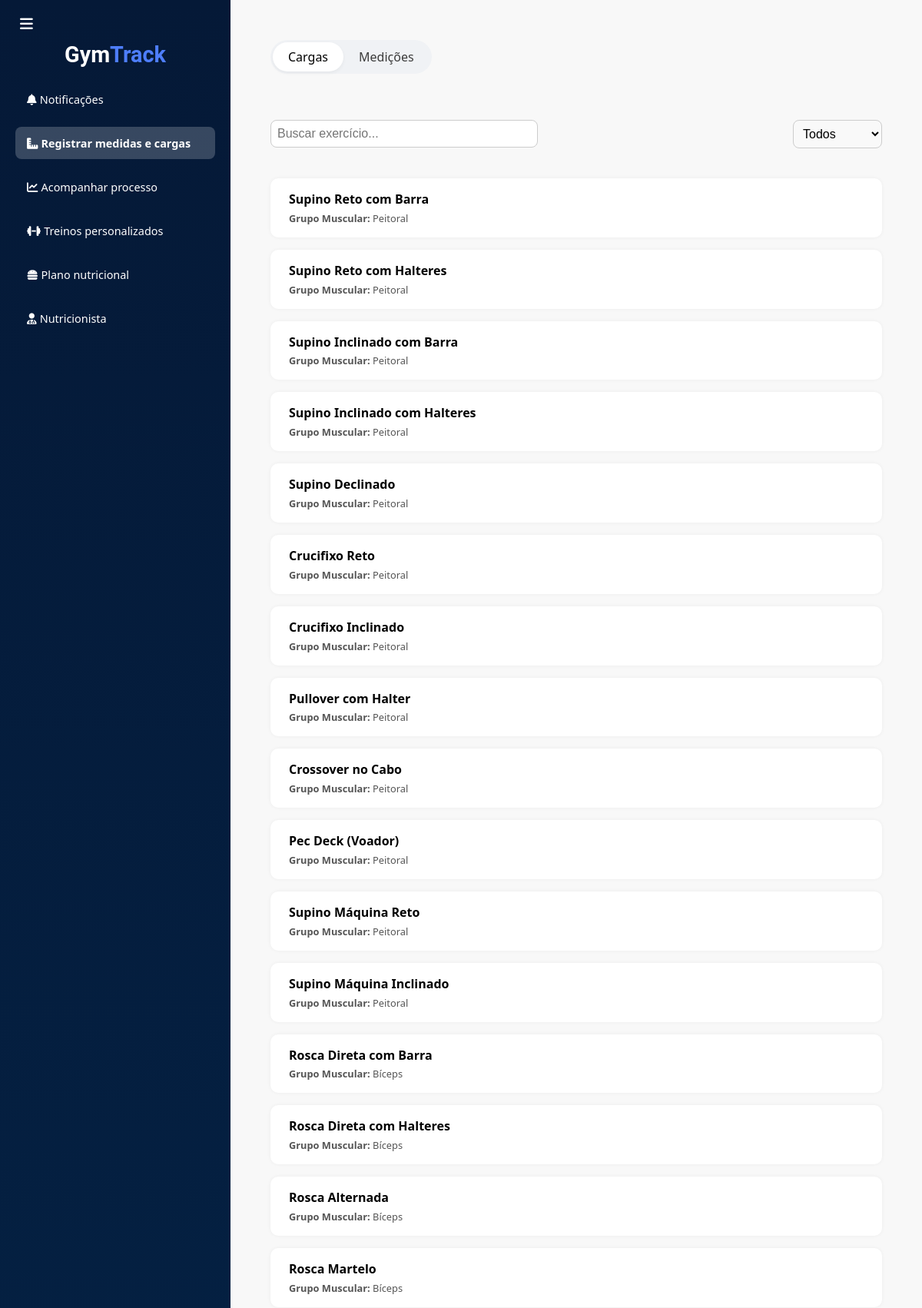
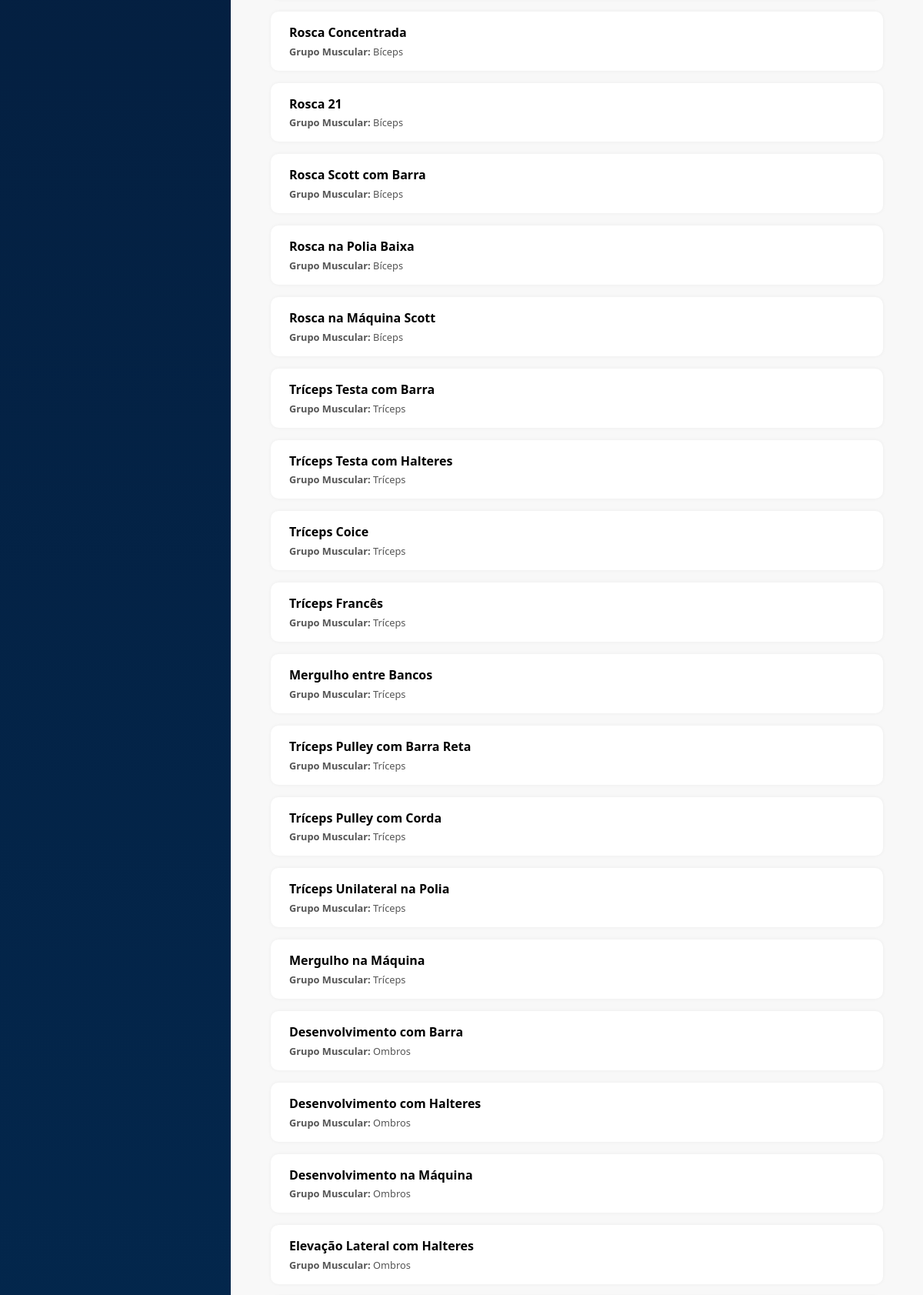
The page /registrar-cargas/ (upper part) on the database its author committed (2 pictures, top to bottom).
### main/models.py (models this page shows, shortened)
class Exercicio(models.Model):
    nome = models.CharField(max_length=100)
    categoria = models.CharField(max_length=50)
    grupo = models.CharField(max_length=50)

### main/views.py (the view)
# urls.py: path('registrar-cargas/', views.registrar_cargas_view, name='registrar-cargas'),
def registrar_cargas_view(request):
    exercicios = Exercicio.objects.all()
    return render(request, 'registrar-cargas.html', {'exercicios': exercicios, 'active_tab': 'cargas'})

### main/context_processors.py (called while the page is built)
def perfil_usuario(request):
    if request.user.is_authenticated:
        try:
            profile = request.user.profile
        except Profile.DoesNotExist:
            profile = None
    else:
        profile = None
    return {'profile': profile}

### main/templates/registrar-cargas.html (shortened to what this page needs)
{% extends "base.html" %}
{% load static %}
{% block extra_css %}
<link rel="stylesheet" href="{% static 'css/registrar-cargas.css' %}">
{% endblock %}
{% block content %}
<main class="main-content">
  <div class="tabs-filter-wrapper">
    <div class="tabs-container">
      <a href="{% url 'registrar-cargas' %}" class="tab {% if active_tab == 'cargas' %}active{% endif %}">Cargas</a>
      <a href="{% url 'registrar-medicoes' %}" class="tab {% if active_tab == 'medicoes' %}active{% endif %}">Medições</a>
    </div>
  </div>
  <div class="filters-wrapper">
    <div class="search-bar">
      <input type="text" id="searchInput" placeholder="Buscar exercício..." onkeyup="filtrarExercicios()">
    </div>
    <div class="filter-bar">
      <select id="filterSelect" onchange="filtrarCategoria()">
        <option value="Todos">Todos</option>
      </select>
    </div>
  </div>
  <div class="cards-container" id="cardsContainer">
    {% for exercicio in exercicios %}
    <a href="#" class="card" data-categoria="{{ exercicio.categoria }}" data-id="{{ exercicio.id }}">
      <div class="card-info">
        <h3>{{ exercicio.nome }}</h3>
        <p><strong>Grupo Muscular:</strong> {{ exercicio.grupo }}</p>
      </div>
    </a>
    {% endfor %}
  </div>
</main>
{% endblock %}

### main/static/css/sidebar.css (style rules this page uses)
.main-content { flex: 1; padding: 30px; overflow-y: auto; background-color: #f8f8f8; }
.search-bar { margin: 20px 0; text-align: center; }
.search-bar input { width: 50%; padding: 10px; font-size: 16px; border-radius: 10px; border: 1px solid #ccc; }

### main/static/css/registrar-cargas.css (style rules this page uses)
body { margin: 0; font-family: 'Segoe UI', sans-serif; background-color: #f8f8f8; }
html, body { margin: 0; padding: 0; height: 100%; }
.main-content { padding: 2rem; }
.filter-bar select { padding: 0.5rem 1rem; border-radius: 8px; border: 1px solid #ccc; background-color: #f9f9f9; font-size: 1rem; }
.cards-container { display: flex; flex-direction: column; gap: 1rem; }
.card { text-decoration: none; background: white; border-radius: 10px; padding: 1rem 1.5rem; box-shadow: 0 0 5px rgba(0,0,0,0.05); display: flex; justify-content: space-between; align-items: center; color: inherit; transition: transform 0.2s, box-shadow 0.2s; }
.card-info h3 { margin: 0; font-size: 1rem; }
.card-info p { margin: 0.3rem 0 0 0; color: #555; font-size: 0.8rem; }
.tabs-container { display: inline-flex; border-radius: 25px; background-color: #f0f2f5; padding: 3px; margin-bottom: 20px; }
.tab { padding: 8px 20px; border-radius: 25px; text-decoration: none; color: #3b3b3b; background-color: transparent; transition: background-color 0.2s ease; font-weight: 500; }
.tab.active { background-color: white; color: #000; box-shadow: 0 2px 5px rgba(0,0,0,0.05); }
.filters-wrapper { display: flex; justify-content: space-between; align-items: center; margin: 20px 0; gap: 20px; }
.search-bar { flex: 1; display: flex; justify-content: flex-start; }
.filter-bar { display: flex; justify-content: flex-end; }
.search-bar input, .filter-bar select { padding: 8px; font-size: 16px; border-radius: 8px; border: 1px solid #ccc; }

### rows shown on the page
Exercicio: nome "Supino Reto com Barra", grupo "Peitoral"
Exercicio: nome "Supino Reto com Halteres", grupo "Peitoral"
Exercicio: nome "Supino Inclinado com Barra", grupo "Peitoral"
Exercicio: nome "Supino Inclinado com Halteres", grupo "Peitoral"
Exercicio: nome "Supino Declinado", grupo "Peitoral"
Exercicio: nome "Crucifixo Reto", grupo "Peitoral"
Exercicio: nome "Crucifixo Inclinado", grupo "Peitoral"
Exercicio: nome "Pullover com Halter", grupo "Peitoral"
Exercicio: nome "Crossover no Cabo", grupo "Peitoral"
Exercicio: nome "Pec Deck (Voador)", grupo "Peitoral"
Exercicio: nome "Supino Máquina Reto", grupo "Peitoral"
Exercicio: nome "Supino Máquina Inclinado", grupo "Peitoral"
Exercicio: nome "Rosca Direta com Barra", grupo "Bíceps"
Exercicio: nome "Rosca Direta com Halteres", grupo "Bíceps"
Exercicio: nome "Rosca Alternada", grupo "Bíceps"
Exercicio: nome "Rosca Martelo", grupo "Bíceps"
Exercicio: nome "Rosca Concentrada", grupo "Bíceps"
Exercicio: nome "Rosca 21", grupo "Bíceps"
Exercicio: nome "Rosca Scott com Barra", grupo "Bíceps"
Exercicio: nome "Rosca na Polia Baixa", grupo "Bíceps"
Exercicio: nome "Rosca na Máquina Scott", grupo "Bíceps"
Exercicio: nome "Tríceps Testa com Barra", grupo "Tríceps"
Exercicio: nome "Tríceps Testa com Halteres", grupo "Tríceps"
Exercicio: nome "Tríceps Coice", grupo "Tríceps"
Exercicio: nome "Tríceps Francês", grupo "Tríceps"
Exercicio: nome "Mergulho entre Bancos", grupo "Tríceps"
Exercicio: nome "Tríceps Pulley com Barra Reta", grupo "Tríceps"
Exercicio: nome "Tríceps Pulley com Corda", grupo "Tríceps"
Exercicio: nome "Tríceps Unilateral na Polia", grupo "Tríceps"
Exercicio: nome "Mergulho na Máquina", grupo "Tríceps"
Exercicio: nome "Desenvolvimento com Barra", grupo "Ombros"
Exercicio: nome "Desenvolvimento com Halteres", grupo "Ombros"
Exercicio: nome "Desenvolvimento na Máquina", grupo "Ombros"
Exercicio: nome "Elevação Lateral com Halteres", grupo "Ombros"
